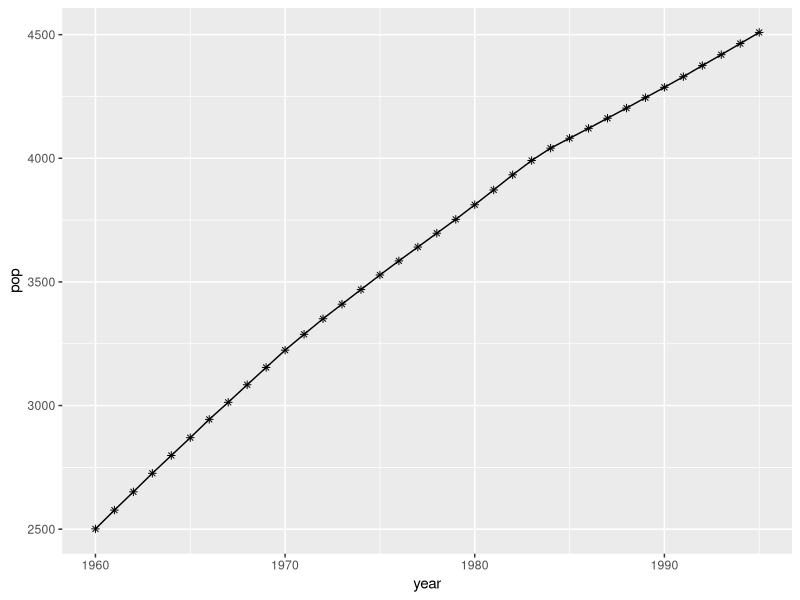

The R script that drew this image: (Note: this script raises an error after producing the figure.)
library(lubridate)
library(ggplot2)
library(scales)
library(car)
library(forecast)

# example 2.1
data <- read.csv('../timedata/population.txt', sep='', header=FALSE)
pop <- na.omit(c(t(data)))
pop <- round(pop/10000)
lnpop <- log(pop)
t <- 1:length(pop)
t2 <- t**2
year <- 1959 + t
df1 <- data.frame(pop, lnpop, t, t2, year)
ggplot(data=df1, aes(year, pop)) + 
  geom_line() + 
  geom_point(shape=8, color='black')

regmodel <- lm(pop~t, data=df1)
anova(regmodel)
summary(regmodel)
durbinWatsonTest(regmodel)

df2 <- data.frame(year, regmodel1$fitted.values, regmodel1$residuals)
colnames(df2) <- c("year", "pred", "residual")
ggplot(data=df2, aes(year, residual)) + 
  geom_line() + 
  geom_point(shape=3, color='black') + 
  geom_hline(yintercept=0)

regmodel <- lm(pop~t+t2, data=df1)
anova(regmodel)
summary(regmodel)
durbinWatsonTest(regmodel)

df3 <- data.frame(year, pop, regmodel$fitted.values, regmodel$residuals)
colnames(df3) <- c("year", "pop", "pred", "residual")
ggplot(data=df3, aes(x=year)) + 
  geom_line(aes(y=pop, colour='pop')) + 
  geom_line(aes(y=pred, colour='pred')) +
  geom_point(data=df3, aes(y=pop), shape=8, size=1, color='#ff0000') + 
  geom_point(data=df3, aes(y=pred), shape=3, size=1, color='#33ccff') + 
  theme(legend.position = c(0.05,0.9), legend.background=element_rect(fill="transparent"))

ggplot(data=df3, aes(year, residual)) + 
  geom_line() + 
  geom_point(shape=3, color='black') + 
  geom_hline(yintercept=0)

regmodel <- lm(lnpop~t+t2, data=df1)
anova(regmodel)
summary(regmodel)
df4 <- data.frame(year, regmodel$residuals)
colnames(df4) <- c("year", "residual")
ggplot(data=df4, aes(year, residual)) + 
  geom_line() + 
  geom_point(shape=3, color='black') + 
  geom_hline(yintercept=0)

# figure 2.8
t <- 1:100
a1 <- -0.8
a2 <- 1.4
phi1 <- pi/8
phi2 <- 3*pi/4
first <- a1 * sin(pi*t/6 + phi1)
second <- a2 * sin(pi*t/3 + phi2)
z <- first + second
df <- data.frame(t, z, first, second)
ggplot(data=df, aes(t)) + 
  geom_line(aes(y=z, colour='z')) + 
  geom_line(aes(y=first, colour='first')) +
  geom_line(aes(y=second, colour='second')) +
  geom_point(data=df, aes(y=z), shape=20, size=1, color='#3366cc') + 
  geom_point(data=df, aes(y=first), shape=16, size=1, color='#ff0000') + 
  geom_point(data=df, aes(y=second), shape=8, size=1, color='#00cc33') +
  theme(legend.title=element_blank())

# example 2.2 & 2.4
data <- read.csv('../timedata/depart.txt', sep='', header=FALSE)
dept <- na.omit(c(t(data)))
t <- 1:length(dept)
lndept <- log(dept)
date <- ymd("840101") + months(1:length(dept)-1)
mon <- month(date)
i1 <- as.integer(mon==1)
i2 <- as.integer(mon==2)
i3 <- as.integer(mon==3)
i4 <- as.integer(mon==4)
i5 <- as.integer(mon==5)
i6 <- as.integer(mon==6)
i7 <- as.integer(mon==7)
i8 <- as.integer(mon==8)
i9 <- as.integer(mon==9)
i10 <- as.integer(mon==10)
i11 <- as.integer(mon==11)
i12 <- as.integer(mon==12)
df1 <- data.frame(date, dept, lndept, i1, i2, i3, i4, i5, i6, i7, i8, i9, i10, i11, i12)

ggplot(data=df1, aes(date, dept)) +
  geom_line()

ggplot(data=df1, aes(date, lndept)) +
  geom_line()

regmodel <- lm(lndept~t+i1+i2+i3+i4+i5+i6+i7+i8+i9+i10+i11+i12+0, data=df1)
regmodel$coefficients

acf2(residuals(regmodel))
ar3res <- arima(residuals(regmodel),order=c(3,0,0))
durbinWatsonTest(ar3res)

df2 <- data.frame(date, residual=as.numeric(ar3res$residuals))
ggplot(data=df2, aes(date, residual)) +
  geom_line() +
  geom_hline(yintercept=0) +
  scale_x_date(date_breaks = "1 year",
               labels = date_format("JAN %y"))

# figure 2.12
t <- 1:60

b0 <- 0.2
b1 <- -12
z1 <- exp(b0 + b1/t)

b0 <- 10
b1 <- 0.15
k <- 1
z2 <- k*exp(-b0*exp(-b1*t))

b0 <- 0.95
b1 <- 0.09
z3 <- (1-b0*exp((-b1)*t))**3

b0 <- 5
b1 <- -0.2
z4 <- k/(1+exp(b0+b1*t))

df <- data.frame(t, z1, z2, z3, z4)

ggplot(data=df, aes(x=t)) +
  geom_line(aes(y=z3, colour='von')) +
  geom_line(aes(y=z2, colour='gom')) +
  geom_line(aes(y=z4, colour='pearl')) +
  geom_line(aes(y=z1, colour='exp')) +
  geom_point(data=df, aes(y=z3), shape=8, size=1, color='purple') + 
  geom_point(data=df, aes(y=z2), shape=16, size=1, color='lightgreen') + 
  geom_point(data=df, aes(y=z4), shape=5, size=1, color='lightblue') +
  geom_point(data=df, aes(y=z1), shape=20, size=1, color='red') +
  theme(legend.position = c(0.05,0.87), legend.background=element_rect(fill="transparent"), legend.title=element_blank())

# example 2.3
data <- read.csv('../timedata/catv.txt', sep='', header=FALSE)
catv <- na.omit(c(t(data)))
t <- 1:length(catv)
year <- 1969 + t
k <- 70000000
lncatv <- log(k/catv-1)
df1 <- data.frame(year, catv, lncatv)

ggplot(data=df1, aes(year, catv)) +
  geom_point(shape=3)

ggplot(data=df1, aes(year, lncatv)) +
  geom_point(shape=3)

regmodel <- lm(lncatv~year, data=df1)
anova(reg)
summary(reg)

p1 <- k/(exp(reg$fitted.values)+1)
residual <- catv-p1
df2 <- data.frame(year, reg$fitted.values, p1, residual)
colnames(df2) <- c('year', 'pred', 'p1', 'residual')

ggplot(data=df2, aes(x=year)) + 
  geom_point(data=df2, aes(y=catv, colour='catv'), shape=3, size=1) +
  geom_point(data=df2, aes(y=p1, colour='forecast'), shape=8, size=1) +
  theme(legend.position = c(0.1, 0.96), 
        legend.background=element_rect(fill="transparent"), 
        legend.title=element_blank(),
        legend.direction = "horizontal")

ggplot(data=df2, aes(x=year, y=residual)) +
  geom_point(shape=3, size=1) +
  geom_hline(yintercept=0, color="#999999")

# trend model prediction
z <- c(23,25,27,34,38,47,49,39,57,59,63,64,69,78,73,89,83,84,86,92)
t <- 1:length(z)
regmodel <- lm(z~t)
new_t <- 1:32
new <- data.frame(t=new_t)
df <- data.frame(predict(lm(z~t), new, interval="prediction", level=0.95))
df['t'] <- new_t
df['z'] <- c(z, rep('NA', 12))

ggplot(data=df, aes(x=t)) + 
  geom_line(aes(y=fit, colour='prediction')) + 
  geom_line(aes(y=lwr, colour='lower')) + 
  geom_line(aes(y=upr, colour='upper')) + 
  geom_line(aes(x=t,y=as.numeric(z), colour='z')) +
  geom_point(aes(y=fit), shape='p') + 
  geom_point(aes(y=lwr), shape='L') +
  geom_point(aes(y=upr), shape='U') +
  geom_point(aes(y=as.numeric(z)), shape=20) +
  geom_vline(xintercept=21, color='#999999') +
  theme(legend.position = c(0.2, 0.96), 
        legend.background=element_rect(fill="transparent"), 
        legend.title=element_blank(),
        legend.direction = "horizontal")

